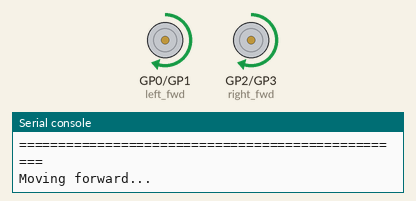
Recording of a program running on a simulated Raspberry Pi Pico running MicroPython. Shown: motor-driver pin pairs drawn as motors (green arrow = first pin HIGH = forward, orange = second pin HIGH = backward, longer = more drive), the last lines printed to the serial console. At 22.0 s the program stops and its outputs stay as they are.

Above: at 0.1 s.
At 6.1 s:
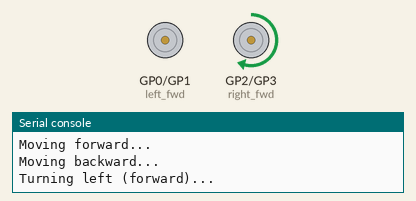
At 11.1 s:
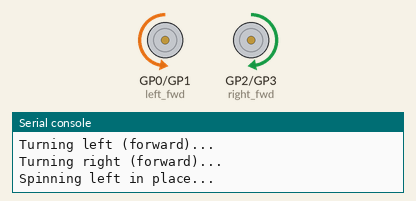
At 21.1 s:
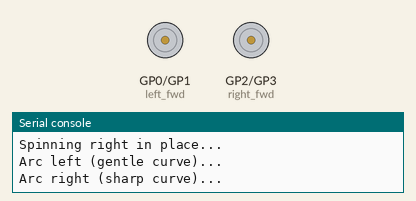
Timing chart, 0 to 22.6 s (numbered marks = the images above):
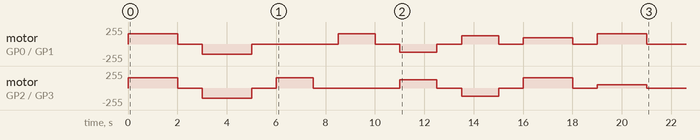

The program:

two_wheel_front_drive.py
```python
from machine import Pin, PWM
import time

class FrontDriveRobot:
    """
    Robot with 2 powered wheels at the FRONT and 2 static caster wheels at the REAR
    This configuration provides good forward pushing power and easy turning
    """
    def __init__(self):
        # Motor pins - adjust GPIO numbers based on your wiring
        # Front Left Motor (powered)
        self.left_fwd = PWM(Pin(0))
        self.left_rev = PWM(Pin(1))

        # Front Right Motor (powered)
        self.right_fwd = PWM(Pin(2))
        self.right_rev = PWM(Pin(3))

        # Set PWM frequency (1kHz is typical for DC motors)
        self.motors = [
            self.left_fwd, self.left_rev,
            self.right_fwd, self.right_rev
        ]

        for motor in self.motors:
            motor.freq(1000)

        self.max_speed = 65535  # 16-bit PWM resolution
        self.stop()

    def set_motor(self, fwd_pin, rev_pin, speed):
        """Set individual motor speed (-100 to 100)"""
        speed = max(-100, min(100, speed))  # Clamp speed
        duty = int(abs(speed) * self.max_speed / 100)

        if speed > 0:
            fwd_pin.duty_u16(duty)
            rev_pin.duty_u16(0)
        elif speed < 0:
            fwd_pin.duty_u16(0)
            rev_pin.duty_u16(duty)
        else:
            fwd_pin.duty_u16(0)
            rev_pin.duty_u16(0)

    def move(self, left_speed, right_speed):
        """
        Move robot with differential drive control
        left_speed: left front motor speed (-100 to 100)
        right_speed: right front motor speed (-100 to 100)
        """
        self.set_motor(self.left_fwd, self.left_rev, left_speed)
        self.set_motor(self.right_fwd, self.right_rev, right_speed)

    def forward(self, speed=50):
        """Move forward - front wheels push, rear casters follow"""
        self.move(speed, speed)

    def backward(self, speed=50):
        """Move backward - front wheels pull, rear casters pivot"""
        self.move(-speed, -speed)

    def turn_left(self, speed=50):
        """Turn left while moving forward"""
        self.move(0, speed)

    def turn_right(self, speed=50):
        """Turn right while moving forward"""
        self.move(speed, 0)

    def spin_left(self, speed=50):
        """Spin left in place - tight turn around center"""
        self.move(-speed, speed)

    def spin_right(self, speed=50):
        """Spin right in place - tight turn around center"""
        self.move(speed, -speed)

    def arc_left(self, speed=50, turn_ratio=0.5):
        """
        Smooth arc turn to the left
        turn_ratio: 0 (sharp) to 1 (gentle)
        """
        right_speed = speed
        left_speed = int(speed * turn_ratio)
        self.move(left_speed, right_speed)

    def arc_right(self, speed=50, turn_ratio=0.5):
        """
        Smooth arc turn to the right
        turn_ratio: 0 (sharp) to 1 (gentle)
        """
        left_speed = speed
        right_speed = int(speed * turn_ratio)
        self.move(left_speed, right_speed)

    def pivot_left(self, speed=50):
        """Pivot around left wheel (left wheel stopped, right wheel moves)"""
        self.move(0, speed)

    def pivot_right(self, speed=50):
        """Pivot around right wheel (right wheel stopped, left wheel moves)"""
        self.move(speed, 0)

    def stop(self):
        """Stop all motors"""
        for motor in self.motors:
            motor.duty_u16(0)

# Demo program
def demo():
    robot = FrontDriveRobot()

    print("Front-Wheel Drive Robot Demo")
    print("2 powered wheels at FRONT, 2 static casters at REAR")
    print("="*50)

    try:
        # Forward movement
        print("Moving forward...")
        robot.forward(60)
        time.sleep(2)
        robot.stop()
        time.sleep(1)

        # Backward movement (casters will pivot)
        print("Moving backward...")
        robot.backward(60)
        time.sleep(2)
        robot.stop()
        time.sleep(1)

        # Turn left while moving
        print("Turning left (forward)...")
        robot.turn_left(60)
        time.sleep(1.5)
        robot.stop()
        time.sleep(1)

        # Turn right while moving
        print("Turning right (forward)...")
        robot.turn_right(60)
        time.sleep(1.5)
        robot.stop()
        time.sleep(1)

        # Spin in place (left)
        print("Spinning left in place...")
        robot.spin_left(50)
        time.sleep(1.5)
        robot.stop()
        time.sleep(1)

        # Spin in place (right)
        print("Spinning right in place...")
        robot.spin_right(50)
        time.sleep(1.5)
        robot.stop()
        time.sleep(1)

        # Smooth arc turns
        print("Arc left (gentle curve)...")
        robot.arc_left(60, turn_ratio=0.6)
        time.sleep(2)
        robot.stop()
        time.sleep(1)

        print("Arc right (sharp curve)...")
        robot.arc_right(60, turn_ratio=0.3)
        time.sleep(2)
        robot.stop()
        time.sleep(1)

        print("\nDemo complete!")

    except KeyboardInterrupt:
        print("\nStopping robot...")
        robot.stop()

# Figure-8 pattern demo
def figure_eight():
    robot = FrontDriveRobot()

    print("Figure-8 Pattern Demo")

    try:
        # First loop
        print("First circle (right)...")
        robot.arc_right(60, turn_ratio=0.4)
        time.sleep(4)

        # Second loop
        print("Second circle (left)...")
        robot.arc_left(60, turn_ratio=0.4)
        time.sleep(4)

        robot.stop()
        print("Figure-8 complete!")

    except KeyboardInterrupt:
        print("\nStopping robot...")
        robot.stop()

# Obstacle avoidance simulation
def obstacle_avoidance_demo():
    """
    Simulates obstacle avoidance behavior
    In real application, use ultrasonic or IR sensors
    """
    robot = FrontDriveRobot()

    print("Obstacle Avoidance Demo (simulated)")
    print("Robot will move forward and make turns as if avoiding obstacles")

    try:
        for i in range(3):
            # Move forward
            print(f"Moving forward {i+1}...")
            robot.forward(60)
            time.sleep(2)

            # "Detect obstacle" - turn
            robot.stop()
            time.sleep(0.3)

            print("Avoiding obstacle (turning)...")
            robot.spin_right(50)
            time.sleep(1)

            robot.stop()
            time.sleep(0.3)

        robot.stop()
        print("Avoidance demo complete!")

    except KeyboardInterrupt:
        print("\nStopping robot...")
        robot.stop()

# Run the demos
if __name__ == "__main__":
    print("\n" + "="*50)
    print("FRONT-WHEEL DRIVE ROBOT")
    print("Powered wheels: FRONT | Static wheels: REAR")
    print("="*50 + "\n")

    demo()

    # Uncomment to run other demos:
    # figure_eight()
    # obstacle_avoidance_demo()
```

Measured:
- by itself, motor on GP0 (left_fwd) / GP1 (left_rev): stopped → forward 153/255 at 0.01 s, → stopped 2.0 s later, → backward 153/255 1.0 s later, → stopped 2.0 s later, … (14 changes in this stretch)
- by itself, motor on GP2 (right_fwd) / GP3 (right_rev): stopped → forward 153/255 at 0.01 s, → stopped 2.0 s later, → backward 153/255 1.0 s later, → stopped 2.0 s later, … (14 changes in this stretch)
